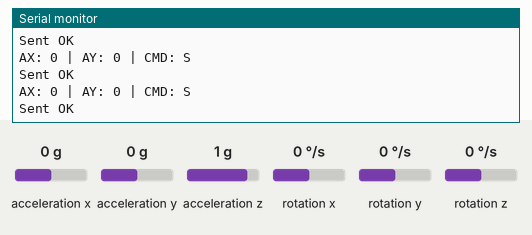
Recording of a sketch running on a simulated ESP32. Parts: the last lines printed to the serial monitor. The test bench sets the inputs (shaded band); at power-on: acceleration x 0 g, acceleration y 0 g, acceleration z 1 g, rotation x 0 °/s, rotation y 0 °/s, rotation z 0 °/s.

Above: at 1.2 s.
1.3 s: acceleration x set to -1.4 g
At 1.64 s:
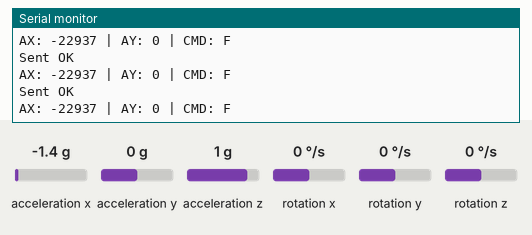
2.9 s: acceleration x set to 0.8 g
At 2.97 s:
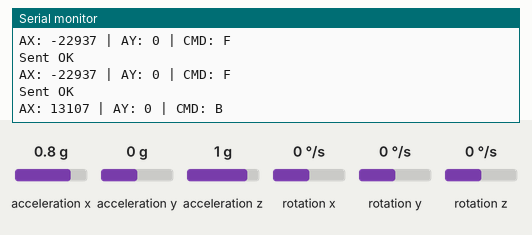
4.5 s: acceleration y set to -1.4 g
At 4.71 s:
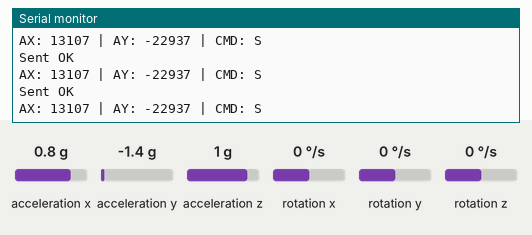
6.0 s: acceleration x set to 0 g
At 6.04 s:
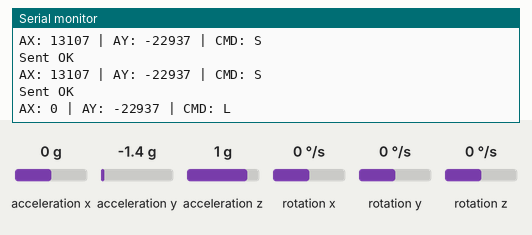
7.6 s: acceleration y set to 0.8 g
At 7.88 s:
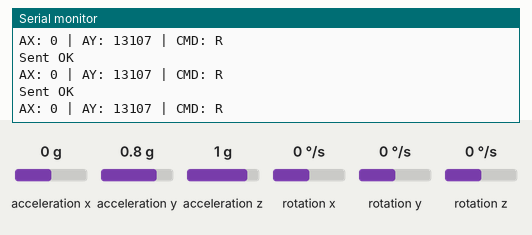

Measured:
- after the input at 1.3 s, the serial monitor: prints a new line at once (image 1)
- after the input at 2.9 s, the serial monitor: prints a new line after 0.07 s (image 2)
- after the input at 4.5 s, the serial monitor: prints a new line at once (image 3)
- after the input at 6.0 s, the serial monitor: prints a new line at once (image 4)
- after the input at 7.6 s, the serial monitor: prints a new line after 0.07 s (image 5)

The sketch:

transmitter.ino
```cpp
#include <esp_now.h>
#include <WiFi.h>
#include <Wire.h>
#include <MPU6050.h>

MPU6050 mpu;
uint8_t receiverMAC[] = {0x00, 0x70, 0x07, 0x1D, 0x67, 0xA8};

typedef struct {
  char command;
} CarCommand;

CarCommand data;
esp_now_peer_info_t peerInfo;

void onSent(const wifi_tx_info_t *txInfo, esp_now_send_status_t status) {
  Serial.println(status == ESP_NOW_SEND_SUCCESS ? "Sent OK" : "Send FAILED");
}

void setup() {
  Serial.begin(115200);
  Wire.begin();

  mpu.initialize();
  Serial.println(mpu.testConnection() ? "MPU6050 OK" : "MPU6050 FAILED");

  WiFi.mode(WIFI_STA);

  if (esp_now_init() == ESP_OK)
    Serial.println("ESP-NOW Init OK");
  else
    Serial.println("ESP-NOW Init FAILED");

  esp_now_register_send_cb(onSent);

  memcpy(peerInfo.peer_addr, receiverMAC, 6);
  peerInfo.channel = 0;
  peerInfo.encrypt = false;

  if (esp_now_add_peer(&peerInfo) == ESP_OK)
    Serial.println("Peer Added OK");
  else
    Serial.println("Peer Add FAILED");
}

void loop() {
  int16_t ax, ay, az;
  mpu.getAcceleration(&ax, &ay, &az);

  Serial.print("AX: "); Serial.print(ax);
  Serial.print(" | AY: "); Serial.print(ay);

  char command = 'S';
  if      (ax < -7000 && ay > -3000 && ay < 3000) command = 'F';
  else if (ax >  7000 && ay > -3000 && ay < 3000) command = 'B';
  else if (ay >  7000 && ax > -3000 && ax < 3000) command = 'R';
  else if (ay < -7000 && ax > -3000 && ax < 3000) command = 'L';

  Serial.print(" | CMD: "); Serial.println(command);

  data.command = command;
  esp_now_send(receiverMAC, (uint8_t *)&data, sizeof(data));

  delay(100);
}
```
